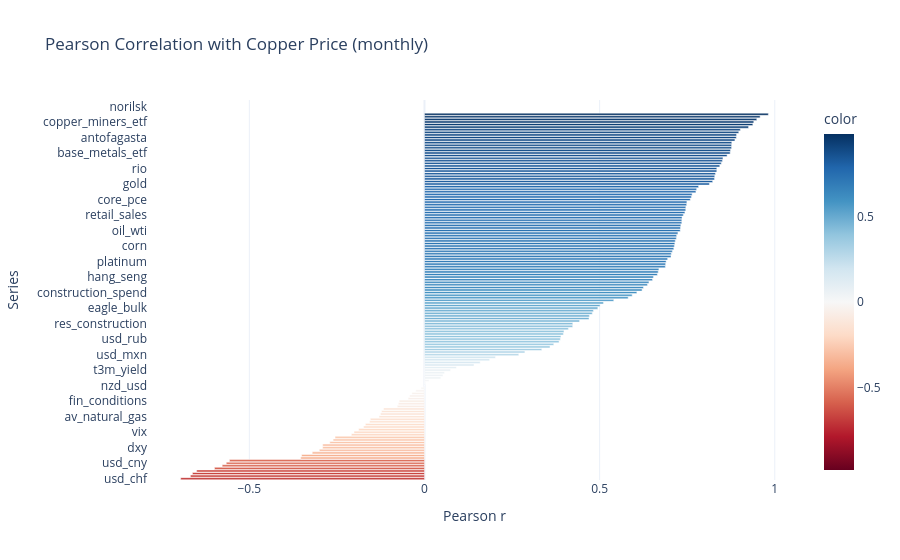

Notebook code cell kept with this figure:
### Code cell
import plotly.express as px

corr_all = df_raw.corr()['copper_price'].drop('copper_price').sort_values()
fig_corr_bar = px.bar(
    x=corr_all.values, y=corr_all.index, orientation='h',
    title='Pearson Correlation with Copper Price (monthly)',
    labels={'x': 'Pearson r', 'y': 'Series'},
    template='plotly_white', color=corr_all.values,
    color_continuous_scale='RdBu', color_continuous_midpoint=0,
)
fig_corr_bar.show()

### Figure 1 — Plotly figure (JSON) as saved in the notebook; plotly's stock layout.template omitted (floating-point values rounded to 4 significant figures; data arrays with more than 128 entries replaced by an {"elided": "..."} marker saying what was removed)
{"data": [{"hovertemplate": "Pearson r=%{x}<br>Series=%{y}<br>color=%{marker.color}<extra></extra>", "legendgroup": "", "marker": {"color": {"elided": "147 float values"}, "coloraxis": "coloraxis", "pattern": {"shape": ""}}, "name": "", "orientation": "h", "showlegend": false, "textposition": "auto", "type": "bar", "x": {"elided": "147 float values"}, "xaxis": "x", "y": {"elided": "147 str values"}, "yaxis": "y"}], "layout": {"barmode": "relative", "coloraxis": {"cmid": 0, "colorbar": {"title": {"text": "color"}}, "colorscale": [[0, "rgb(103,0,31)"], [0.1, "rgb(178,24,43)"], [0.2, "rgb(214,96,77)"], [0.3, "rgb(244,165,130)"], [0.4, "rgb(253,219,199)"], [0.5, "rgb(247,247,247)"], [0.6, "rgb(209,229,240)"], [0.7, "rgb(146,197,222)"], [0.8, "rgb(67,147,195)"], [0.9, "rgb(33,102,172)"], [1, "rgb(5,48,97)"]]}, "legend": {"tracegroupgap": 0}, "title": {"text": "Pearson Correlation with Copper Price (monthly)"}, "xaxis": {"anchor": "y", "domain": [0, 1], "title": {"text": "Pearson r"}}, "yaxis": {"anchor": "x", "domain": [0, 1], "title": {"text": "Series"}}}}
